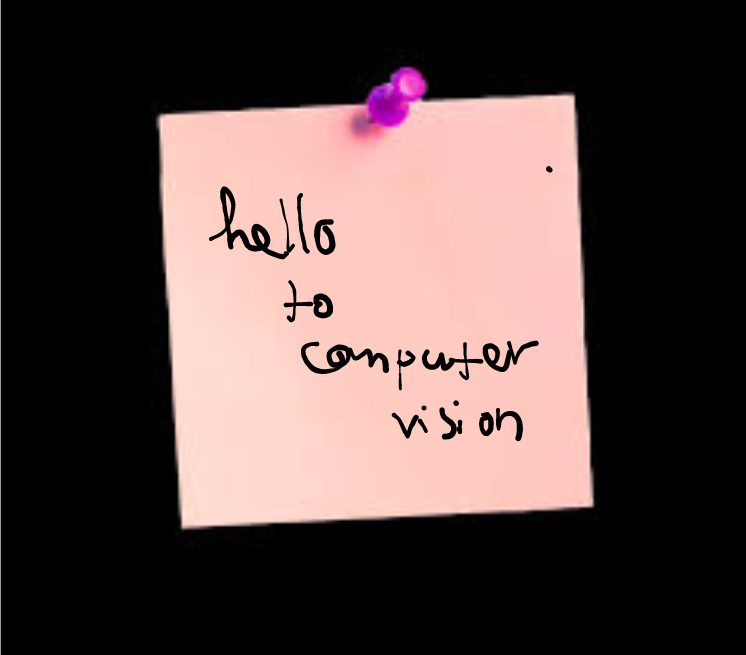
#> input picture image.jpeg, 746 x 655 px
$ jupyter execute perspective.ipynb
#> lines starting #> are read from the running program, lines starting #| are printed output that depends on the picture
## Paper Stream

by: Tran Dang An

This is an Introduction of how to use math in computer vision and complete some basic implementation in python code.

I chose this part because it very easy to implement without any knowledge in Deep Learning or Machine Learning, just all math. I belive this can change the view in the way how you focus on AI or Data.

## Import important lib

[cell 1]
import numpy
import matplotlib.pyplot as plt
import cv2

Image I copy in Google.

[cell 2]
img = cv2.imread('image.jpeg')
#> img is the input picture: shape (655, 746, 3); mean B, G, R 67.2, 69.4, 87
img = cv2.cvtColor(img, cv2.COLOR_BGR2GRAY)
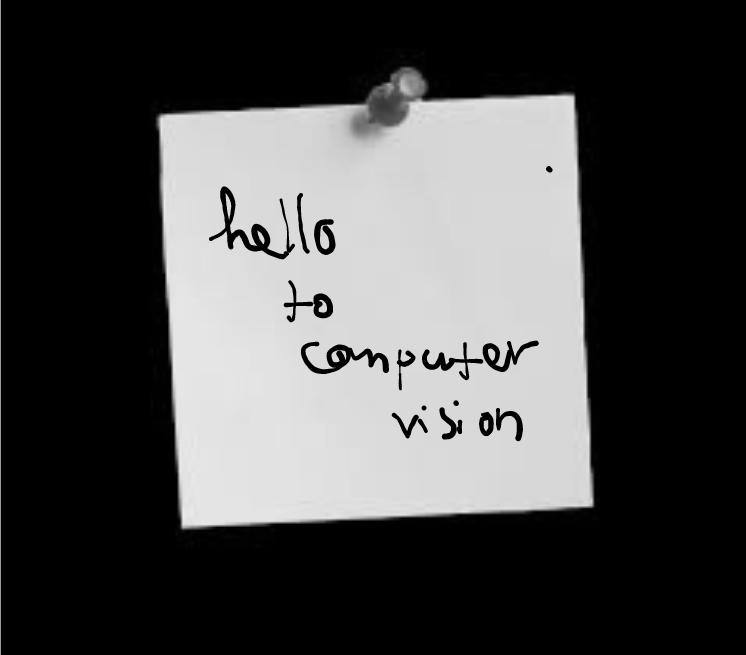
#> img: shape (655, 746); min 0, max 237, mean 74.4
img = cv2.resize(img, (500, 500))
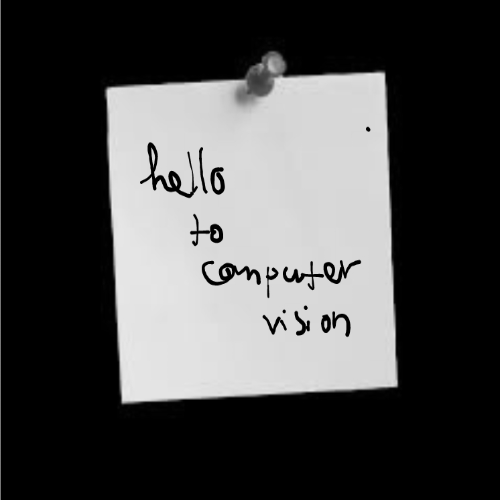
#> img: shape (500, 500); min 0, max 234, mean 74.4
plt.imshow(img, cmap='gray')
plt.show()

In the begining, we want to have some module that can change the perspective of the image. This can be done by using derivative in math and some basic knowledge in matrix.

The Ideal in this situation is create a function f(x) that reflect every single pixel in the image into another perspective. With f(x) is the image in new perspective and x is the image. To do this, we need to have 4 points of true image (image without change perspective), and 4 corner of new perspective.

[cell 3]
points = [[105, 85], [385, 70], [120, 405], [400, 385]]
check_img = img.copy()
for point in points:
    check_img = cv2.rectangle(check_img,
                              (point[0], point[1]),
                              (point[0], point[1]),
                              thickness=6,
                              color=(255, 255, 255)
                             )
#> check_img: shape (500, 500); min 0, max 255, mean 74.6
plt.imshow(check_img, cmap='gray')
plt.show()

[cell 4]
points = numpy.array(points)

new_w = 500
new_h = 500
new_points = numpy.array([[0, 0],
                          [new_w, 0],
                          [0, new_h],
                          [new_w, new_h]])

[cell 5]
#using derivative for finding f(x)
#f is an linear function -> f(x) = ax + b., g is an linear function -> g(y) = my + n.
#define W1 = [a, b], X = [x, 1] -> f(x) = W1@X
#define W2 = [m, n], Y = [y, 1] -> g(y) = W2@X
#find W1
X = numpy.array([[val[0], val[1], 1] for val in points])
Y = numpy.array([[val[0], val[1], 1] for val in points])

NP1 = numpy.array([[val[0]] for val in new_points])
NP2 = numpy.array([[val[1]] for val in new_points])

W1 = numpy.linalg.pinv(X.T@X)@X.T@NP1
W2 = numpy.linalg.pinv(Y.T@Y)@Y.T@NP2
W1, W2

[cell 6]
# finding correct new point in new perspective.
h, w = img.shape
#> h = 500; w = 500
new_x = []
new_y = []
for x in range(w):
    for y in range(h):
        new_x.append(x*W1[0] + y*W1[1] + W1[2])
        new_y.append(x*W2[0] + y*W2[1] + W2[2])

# saving max point in new perspective to generate new image.
max_x = max(new_x).astype(int)[0]
#> max_x = 708
max_y = max(new_y).astype(int)[0]
#> max_y = 686
print(max_x, max_y)
#| 708 686

# using max point to gen new point.
new_image = numpy.zeros((max_y + 1, max_x + 1), dtype=numpy.int64)

# mapping color.
s = img.shape
#> s = (500, 500)
new_x = numpy.reshape(new_x, (s[0], s[1], 1))
new_y = numpy.reshape(new_y, (s[0], s[1], 1))
for i in range(h):
    for j in range(w):
        x = new_x[i, j].astype(int)[0]
        y = new_y[i, j].astype(int)[0]
        # print(x, y)
        color = img[j, i]
        new_image[y, x] = color
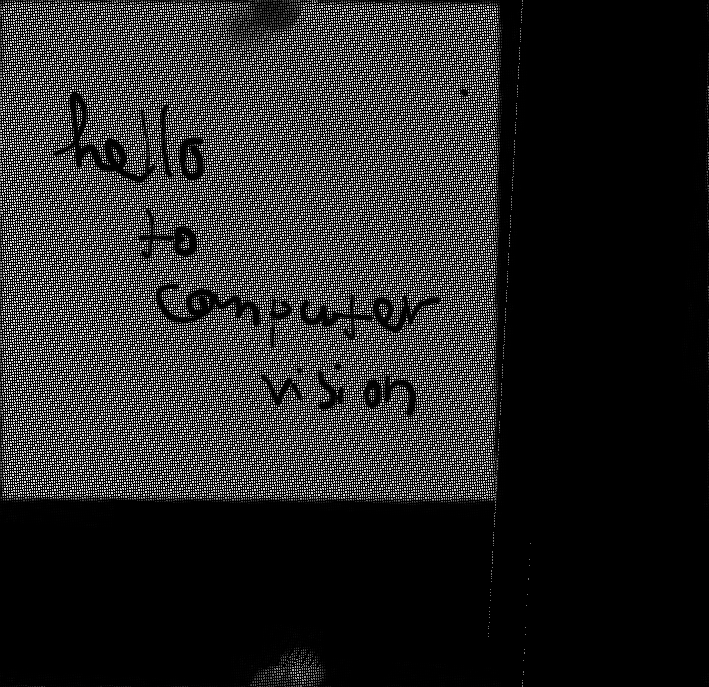
#> new_image: shape (687, 709) int64; min 0, max 234, mean 38.1

# Crop back image into true perspective.
new_image = new_image[:new_points[-1, 1], :new_points[-1, 0]]
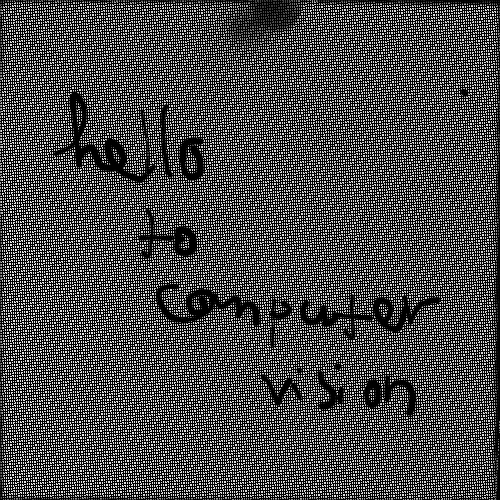
#> new_image: shape (500, 500) int64; min 0, max 234, mean 73.7

#interpolation.
for i in range(len(new_image)):
    for j in range(len(new_image[0])):
        if new_image[i, j] == 0:
            try:
                color = new_image[i-1: i+2, j-1: j+2]
                color = color.flatten()
                color = sum(color)/sum([1 if val > 0 else 0 for val in color])
                new_image[i, j] = color
                continue
            except:
                continue
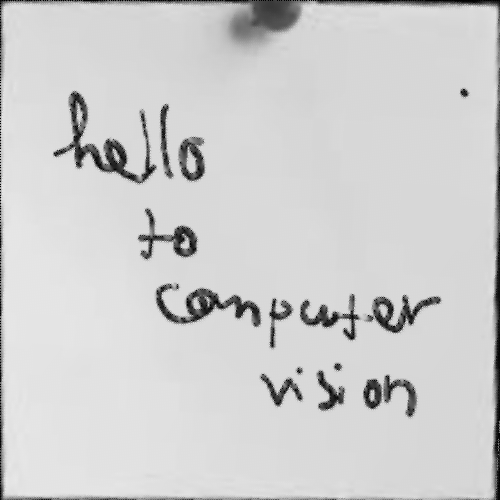
#> new_image: shape (500, 500) int64; min 0, max 234, mean 207
cc, (ax1, ax2) = plt.subplots(1, 2)
ax1.imshow(new_image, cmap='gray')
ax2.imshow(img, cmap='gray')
plt.show()
